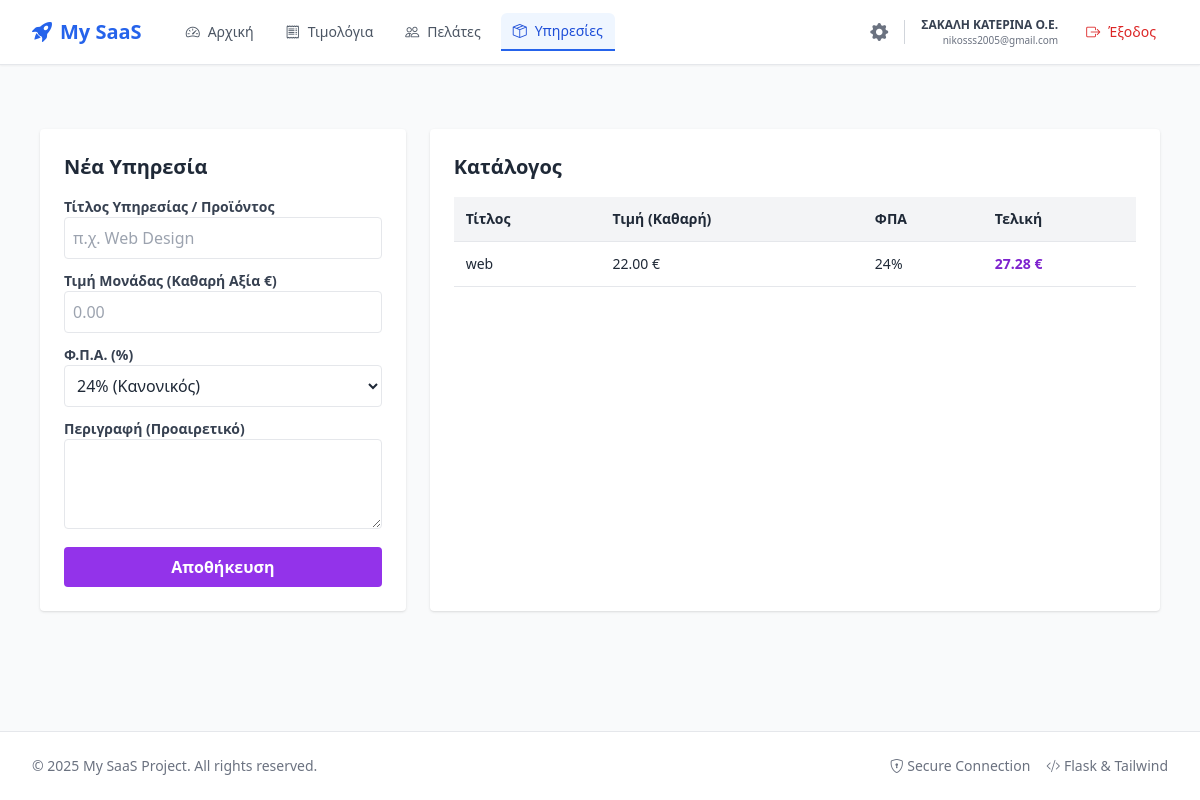
Before: /products (signed in) with the older database file.
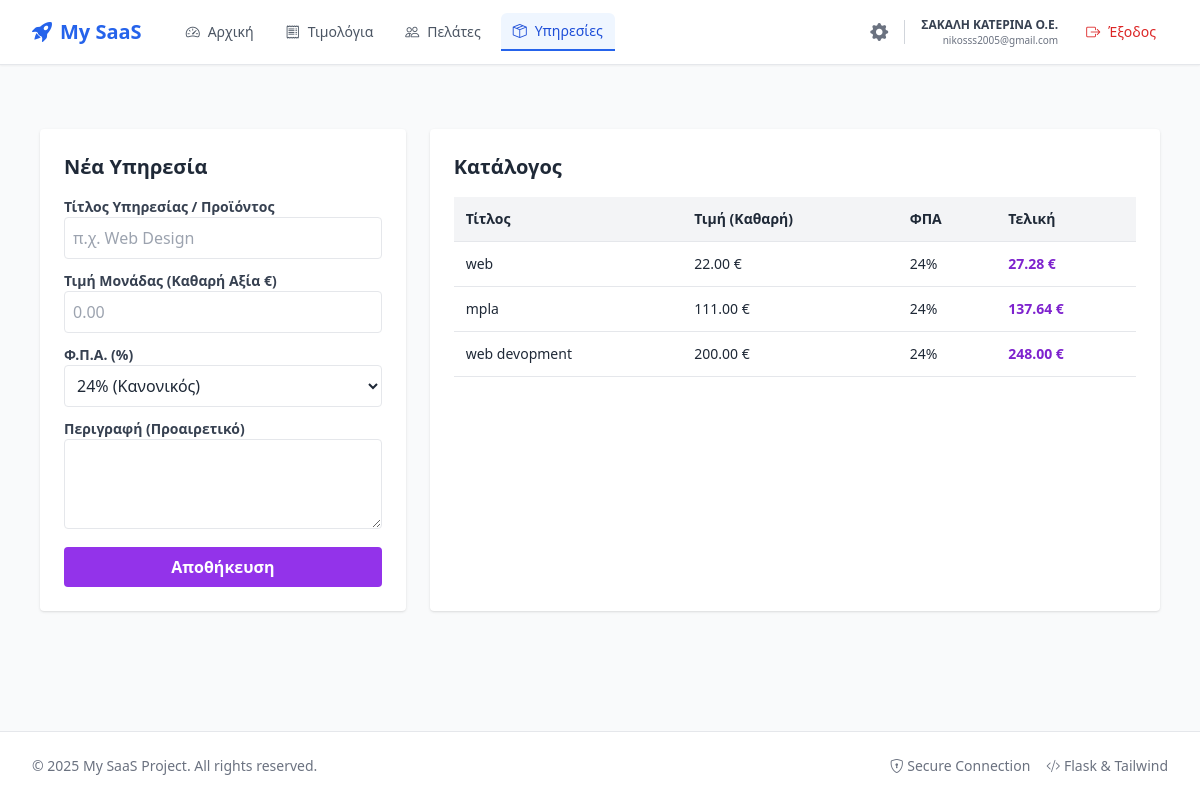
After: the same page with the newer database file.
### app/models/user.py (models this page shows, shortened)
class User(UserMixin, db.Model):
    __tablename__ = 'users'
    id = db.Column(db.Integer, primary_key=True)
    email = db.Column(db.String(120), unique=True, nullable=False)
    password_hash = db.Column(db.String(256), nullable=False)
    plan_id = db.Column(db.Integer, db.ForeignKey('subscription_plans.id'), nullable=True, default=1)
    subscription_expires = db.Column(db.DateTime, nullable=True)
    billing_cycle = db.Column(db.String(20), default='monthly')
    auto_renew = db.Column(db.Boolean, default=False)
    is_email_verified = db.Column(db.Boolean, default=False)
    last_login_at = db.Column(db.DateTime, nullable=True)
    last_login_ip = db.Column(db.String(50), nullable=True)
    created_at = db.Column(db.DateTime, default=lambda: datetime.now(timezone.utc))
    afm = db.Column(db.String(20), nullable=True)
    company_title = db.Column(db.String(200), nullable=True)
    profession = db.Column(db.String(200), nullable=True)
    address = db.Column(db.String(200), nullable=True)
    doy = db.Column(db.String(100), nullable=True)
    aade_user_id = db.Column(db.String(500), nullable=True)
    aade_key = db.Column(db.String(500), nullable=True)
    plan = db.relationship('SubscriptionPlan', backref='users')

### app/models/product.py (models this page shows, shortened)
class ProductService(db.Model):
    __tablename__ = 'products_services'
    id = db.Column(db.Integer, primary_key=True)
    user_id = db.Column(db.Integer, db.ForeignKey('users.id'), nullable=False)
    title = db.Column(db.String(200), nullable=False)
    description = db.Column(db.Text, nullable=True)
    default_price = db.Column(db.Float, nullable=False)
    vat_percent = db.Column(db.Float, default=24.0)
    vat_category = db.Column(db.Integer, default=1)
    classification_type = db.Column(db.String(50), default='E3_561_001')
    classification_category = db.Column(db.String(50), default='category2_1')
    is_active = db.Column(db.Boolean, default=True)
    created_at = db.Column(db.DateTime, default=lambda: datetime.now(timezone.utc))
    user = db.relationship('User', backref=db.backref('products', lazy=True))

### app/main/routes.py (the view, shortened to what this page needs)
@main.route('/products', methods=['GET', 'POST'])
@login_required
def products():
    form = ProductServiceForm()
    my_products = ProductService.query.filter_by(user_id=current_user.id, is_active=True).all()
    return render_template('products.html', form=form, products=my_products)

### app/main/forms.py
class ProductServiceForm(FlaskForm):
    title = StringField('Τίτλος Υπηρεσίας / Προϊόντος', validators=[DataRequired(), Length(min=2, max=200)])
    description = TextAreaField('Περιγραφή (Προαιρετικό)')
    default_price = FloatField('Τιμή Μονάδας (Καθαρή Αξία €)', validators=[DataRequired()])
    vat_percent = SelectField('Φ.Π.Α. (%)', choices=[
        (24.0, '24% (Κανονικός)'),
        (13.0, '13% (Μειωμένος)'),
        (6.0, '6% (Υπερμειωμένος)'),
        (0.0, '0% (Άνευ ΦΠΑ)')
    ], coerce=float)
    submit = SubmitField('Αποθήκευση')

### app/__init__.py (called while the page is built)
def create_app():
    app = Flask(__name__)
    app.config.from_object(Config)
    db.init_app(app)
    login_manager.init_app(app)
    login_manager.login_view = 'auth.login'
    login_manager.login_message_category = 'info'
    with app.app_context():
        from .models import user
        from .models import customer
        from .models import product
        from .models import invoice
        from .models import subscription
        from .models import security
        from .models import audit
        @login_manager.user_loader
        def load_user(user_id):
            return user.User.query.get(int(user_id))
        from .auth import auth as auth_blueprint
        app.register_blueprint(auth_blueprint, url_prefix='/auth')
        from .main import main as main_blueprint
        app.register_blueprint(main_blueprint)
        db.create_all()
    return app

### app/templates/products.html (shortened to what this page needs)
{% extends "base.html" %}
{% block content %}
<div class="flex flex-col md:flex-row gap-6 p-6">
    <div class="w-full md:w-1/3 bg-white p-6 rounded shadow h-fit">
        <h2 class="text-xl font-bold mb-4">Νέα Υπηρεσία</h2>
        <form method="POST">
            <div class="mb-3">
                {{ form.title.label(class="block text-sm font-bold text-gray-700") }}
                {{ form.title(class="w-full border p-2 rounded", placeholder="π.χ. Web Design") }}
            </div>
            <div class="mb-3">
                {{ form.default_price.label(class="block text-sm font-bold text-gray-700") }}
                {{ form.default_price(class="w-full border p-2 rounded", placeholder="0.00") }}
            </div>
            <div class="mb-3">
                {{ form.vat_percent.label(class="block text-sm font-bold text-gray-700") }}
                {{ form.vat_percent(class="w-full border p-2 rounded bg-white") }}
            </div>
            <div class="mb-3">
                {{ form.description.label(class="block text-sm font-bold text-gray-700") }}
                {{ form.description(class="w-full border p-2 rounded", rows="3") }}
            </div>
            {{ form.submit(class="w-full bg-purple-600 text-white font-bold py-2 rounded cursor-pointer hover:bg-purple-700") }}
        </form>
    </div>
    <div class="w-full md:w-2/3 bg-white p-6 rounded shadow overflow-auto">
        <h2 class="text-xl font-bold mb-4">Κατάλογος</h2>
        <table class="min-w-full text-left text-sm">
            <thead class="bg-gray-100 border-b">
                <tr>
                    <th class="p-3">Τίτλος</th>
                    <th class="p-3">Τιμή (Καθαρή)</th>
                    <th class="p-3">ΦΠΑ</th>
                    <th class="p-3">Τελική</th>
                </tr>
            </thead>
            <tbody>
                {% for item in products %}
                <tr class="border-b hover:bg-gray-50">
                    <td class="p-3 font-medium">
                        {{ item.title }}
                    </td>
                    <td class="p-3">{{ "%.2f"|format(item.default_price) }} €</td>
                    <td class="p-3">{{ "%.0f"|format(item.vat_percent) }}%</td>
                    <td class="p-3 font-bold text-purple-700">
                        {{ "%.2f"|format(item.default_price * (1 + item.vat_percent/100)) }} €
                    </td>
                </tr>
                {% else %}
                <tr><td colspan="4" class="p-3 text-gray-500">Δεν υπάρχουν υπηρεσίες.</td></tr>
                {% endfor %}
            </tbody>
        </table>
    </div>
</div>
{% endblock %}

### app/templates/base.html (shortened to what this page needs)
<!DOCTYPE html>
<html lang="el">
<head>
    <script src="https://cdn.tailwindcss.com"></script>
    <link rel="stylesheet" href="https://cdn.jsdelivr.net/npm/bootstrap-icons@1.11.1/font/bootstrap-icons.css">
</head>
<body class="bg-gray-50 font-sans text-gray-800 flex flex-col min-h-screen">
    <nav class="bg-white border-b border-gray-200 sticky top-0 z-50 shadow-sm">
        <div class="max-w-7xl mx-auto px-4 sm:px-6 lg:px-8">
            <div class="flex justify-between h-16">
                <div class="flex">
                    <a href="{{ url_for('main.dashboard') }}" class="flex-shrink-0 flex items-center gap-2 text-blue-600 font-bold text-xl mr-8">
                        <i class="bi bi-rocket-takeoff-fill"></i>
                        <span>My SaaS</span>
                    </a>
                    {% if current_user.is_authenticated %}
                    <div class="hidden md:flex space-x-2 items-center">
                        <a href="{{ url_for('main.dashboard') }}"
                           class="px-3 py-2 rounded-md text-sm font-medium transition-colors duration-150 flex items-center gap-2
                           {% if request.endpoint == 'main.dashboard' %} bg-blue-50 text-blue-700 border-b-2 border-blue-600 rounded-b-none {% else %} text-gray-600 hover:text-blue-600 hover:bg-gray-50 {% endif %}">
                           <i class="bi bi-speedometer2"></i> Αρχική
                        </a>
                        <a href="{{ url_for('main.invoices') }}"
                           class="px-3 py-2 rounded-md text-sm font-medium transition-colors duration-150 flex items-center gap-2
                           {% if 'invoices' in request.endpoint %} bg-blue-50 text-blue-700 border-b-2 border-blue-600 rounded-b-none {% else %} text-gray-600 hover:text-blue-600 hover:bg-gray-50 {% endif %}">
                           <i class="bi bi-receipt"></i> Τιμολόγια
                        </a>
                        <a href="{{ url_for('main.customers') }}"
                           class="px-3 py-2 rounded-md text-sm font-medium transition-colors duration-150 flex items-center gap-2
                           {% if 'customers' in request.endpoint %} bg-blue-50 text-blue-700 border-b-2 border-blue-600 rounded-b-none {% else %} text-gray-600 hover:text-blue-600 hover:bg-gray-50 {% endif %}">
                           <i class="bi bi-people"></i> Πελάτες
                        </a>
                        <a href="{{ url_for('main.products') }}"
                           class="px-3 py-2 rounded-md text-sm font-medium transition-colors duration-150 flex items-center gap-2
                           {% if 'products' in request.endpoint %} bg-blue-50 text-blue-700 border-b-2 border-blue-600 rounded-b-none {% else %} text-gray-600 hover:text-blue-600 hover:bg-gray-50 {% endif %}">
                           <i class="bi bi-box-seam"></i> Υπηρεσίες
                        </a>
                    </div>
                    {% endif %}
                </div>
                <div class="flex items-center space-x-4">
                    {% if current_user.is_authenticated %}
                        <div class="hidden md:flex items-center space-x-4">
                            <a href="{{ url_for('main.settings') }}" class="text-gray-500 hover:text-blue-600 transition" title="Ρυθμίσεις Εταιρείας">
                                <i class="bi bi-gear-fill text-lg"></i>
                            </a>
                            <div class="flex flex-col text-right mr-2">
                                <span class="text-xs font-bold text-gray-700">{{ current_user.company_title or 'Η Εταιρεία μου' }}</span>
                                <span class="text-[10px] text-gray-500">{{ current_user.email }}</span>
                            </div>
                            <a href="{{ url_for('auth.logout') }}" class="text-red-600 hover:text-red-800 hover:bg-red-50 px-3 py-2 rounded-md text-sm font-medium transition flex items-center gap-2">
                                <i class="bi bi-box-arrow-right"></i> Έξοδος
                            </a>
                        </div>
                    {% endif %}
                </div>
            </div>
        </div>
    </nav>
    <main class="flex-grow container mx-auto px-4 py-4 max-w-7xl">
        {% block content %}{% endblock %}
    </main>
    <footer class="bg-white border-t mt-auto py-6">
        <div class="max-w-7xl mx-auto px-4 sm:px-6 lg:px-8 flex flex-col md:flex-row justify-between items-center text-sm text-gray-500">
            <p>© 2025 My SaaS Project. All rights reserved.</p>
            <div class="flex items-center gap-4 mt-2 md:mt-0">
                <span><i class="bi bi-shield-lock"></i> Secure Connection</span>
                <span><i class="bi bi-code-slash"></i> Flask & Tailwind</span>
            </div>
        </div>
    </footer>
</body>
</html>

### app/templates/base.html (style rules this page uses)
body { scroll-padding-top: 5rem; }

Changed rows visible on the page:
added ProductService: title "mpla", default_price "111.00", vat_percent "24", item.default_price*(1+item.vat_percent/100) "137.64"
added ProductService: title "web devopment", default_price "200.00", vat_percent "24", item.default_price*(1+item.vat_percent/100) "248.00"
